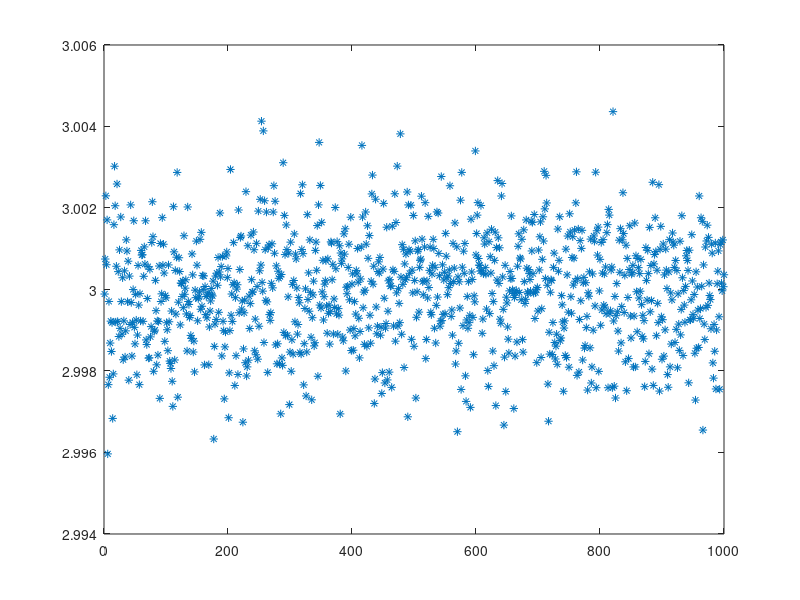

MATLAB code for this plot: (Note: this script raises an error after producing the figure.)
%% Optimal Estimation - Homework 2 - Problem 3

clear
clc

%% Parts A & B

% Time Initialization
dt = 0.1;
t_end = 30;
t = 0:dt:t_end;
numSamps = length(t);

% Monte Carlo Initialization
numSims = 1000;

% Noise & Frequency Initialization
sigma = 0.3; % deg/s
var = sigma^2;
freq = 2;
omega = freq * (2 * pi) ; % rads/s

% Arbitrary Coefficient Initialization
a = 3;
b = 10;

% Least Squares Initialization
estSamps = 10; % # of samples used in estimate
R = var * eye(estSamps);

% Preallocation
r = zeros(numSamps,1); 
g = zeros(numSamps,1);
est = zeros(numSims,2);


for i = 1:numSims

    n = sigma * randn(numSamps,1);

    for k = 1:numSamps
       
        r(k) = 100 * sin(omega * t(k));
    
        g(k) = a * r(k) + b + n(k); % degs/s
    
    end

H = [r(1:estSamps) ones(estSamps,1)];
est(i,:) = (H' * H)^-1 * H' * g(1:estSamps);

P = (H' * R^-1 * H)^-1 ;
end

mean_est = mean(est);
std_est = std(est); % Monte Carlo Standard Deviation

std_a = sqrt(P(1,1)); % Theoretical Standard Deviation
std_b = sqrt(P(2,2));

figure
plot(1:numSims, est(:,1), '*')
hold on
yline(mean_est(1),'k','LineWidth',3)
yline(mean_est(1) + std_est(1),'r','LineWidth',3)
yline(mean_est(1) - std_est(1),'r','LineWidth',3)
title('Monte Carlo a Estimate (10 Samples)')
xlabel('Simulation #')
ylabel('Coefficient Estimate')

figure
plot(1:numSims, est(:,2), '*')
hold on
yline(mean_est(2),'k','LineWidth',3)
yline(mean_est(2) + std_est(2),'r','LineWidth',3)
yline(mean_est(2) - std_est(2),'r','LineWidth',3)
title('Monte Carlo b Estimate (10 Samples)')
xlabel('Simulation #')
ylabel('Coefficient Estimate')

clearvars

%% Part C

% Time Initialization
dt = 0.1;
t_end = 300;
t = 0:dt:t_end;
numSamps = length(t);

% Monte Carlo Initialization
numSims = 1000;

% Noise & Frequency Initialization
sigma = 0.3; % deg/s
var = sigma^2;
freq = 2;
omega = freq * (2 * pi) ; % rads/s

% Arbitrary Coefficient Initialization
a = 3;
b = 10;

% Least Squares Initialization
estSamps = 1000; % # of samples used in estimate
R = var * eye(estSamps);

% Preallocation
r = zeros(numSamps,1); 
g = zeros(numSamps,1);
est = zeros(numSims,2);


for i = 1:numSims

    n = sigma * randn(numSamps,1);

    for k = 1:numSamps
       
        r(k) = 100 * sin(omega * t(k));
    
        g(k) = a * r(k) + b + n(k); % degs/s
    
    end

H = [r(1:estSamps) ones(estSamps,1)];
est(i,:) = (H' * H)^-1 * H' * g(1:estSamps);

P = (H' * R^-1 * H)^-1 ;
end

mean_est = mean(est);
std_est = std(est); % Monte Carlo Standard Deviation

std_a = sqrt(P(1,1)); % Theoretical Standard Deviation
std_b = sqrt(P(2,2));

figure
plot(1:numSims, est(:,1), '*')
hold on
yline(mean_est(1),'k','LineWidth',3)
yline(mean_est(1) + std_est(1),'r','LineWidth',3)
yline(mean_est(1) - std_est(1),'r','LineWidth',3)
title('Monte Carlo a Estimate (1000 Samples)')
xlabel('Simulation #')
ylabel('Coefficient Estimate')

figure
plot(1:numSims, est(:,2), '*')
hold on
yline(mean_est(2),'k','LineWidth',3)
yline(mean_est(2) + std_est(2),'r','LineWidth',3)
yline(mean_est(2) - std_est(2),'r','LineWidth',3)
title('Monte Carlo b Estimate (1000 Samples)')
xlabel('Simulation #')
ylabel('Coefficient Estimate')

clearvars

%% Part D

% Time Initialization
dt = 0.1;
t_end = 30; % s
t = 0:dt:t_end;
numSamps = length(t);

% Monte Carlo Initialization
numSims = 1000;

% Noise & Frequency Initialization
sigma = 0.3; % deg/s
var = sigma^2;
freq = 2;
omega = freq * (2 * pi) ; % rads/s

% Arbitrary Coefficient Initialization
a = 3;
b = 10;

% Recursive Least Squares Initialization
est = zeros(2,1);
R = var;
P = eye(2);

% Preallocation
est_a = zeros(numSamps,numSims);
est_b = zeros(numSamps,numSims);
std_a = zeros(numSamps,numSims);
std_b = zeros(numSamps,numSims);


for i = 1:numSims

    n = sigma * randn(numSamps,1);
    r = 100 * sin(omega .* t);
    g = a * r' + b + n;

    for j = 1:numSamps

        H = [r(j) 1];

        K = P * H' * (H * P * H' + R)^ -1;

        est =  est + K * (g(j) - H * est);

        est_a(j,i) = est(1);
        est_b(j,i) = est(2);

        P = (P^-1 + H' * R^-1 * H)^ -1;

        std_a(j,i) = sqrt(P(1,1));
        std_b(j,i) = sqrt(P(2,2)); 

    end

end

mean_est_a = mean(est_a,2);
mean_est_b = mean(est_b,2);

th_std_a = mean(std_a,2);
th_std_b = mean(std_b,2);

mc_std_a = std(est_a,0,2);
mc_std_b = std(est_b,0,2);

figure
plot(t,mean_est_a)
hold on
plot(t,mean_est_b)
title('RLS Coefficient Estimate')
xlabel('Time (s)')
ylabel('Coefficient Estimate')
legend('a Estimate','b Estimate')
ylim([-inf 11])

figure
ax(1) = subplot(2,1,1);
plot(t,th_std_a, 'Parent', ax(1))
hold on
plot(t,th_std_b, 'Parent', ax(1))
title('Standard Deviation of Estimate Error')
xlabel('Time (s)')
ylabel('Standard Deviation')
legend('a Error Std.','b Error Std.')

ax(2) = subplot(2,1,2);
plot(t,abs(mean_est_a - a),'Parent', ax(2))
hold on
plot(t,abs(mean_est_b - b), 'Parent', ax(2))
title('Actual Error of Estimate')
xlabel('Time (s)')
ylabel('Error (Residual)')
legend('a Error','b Error')

linkaxes(ax,'y');
